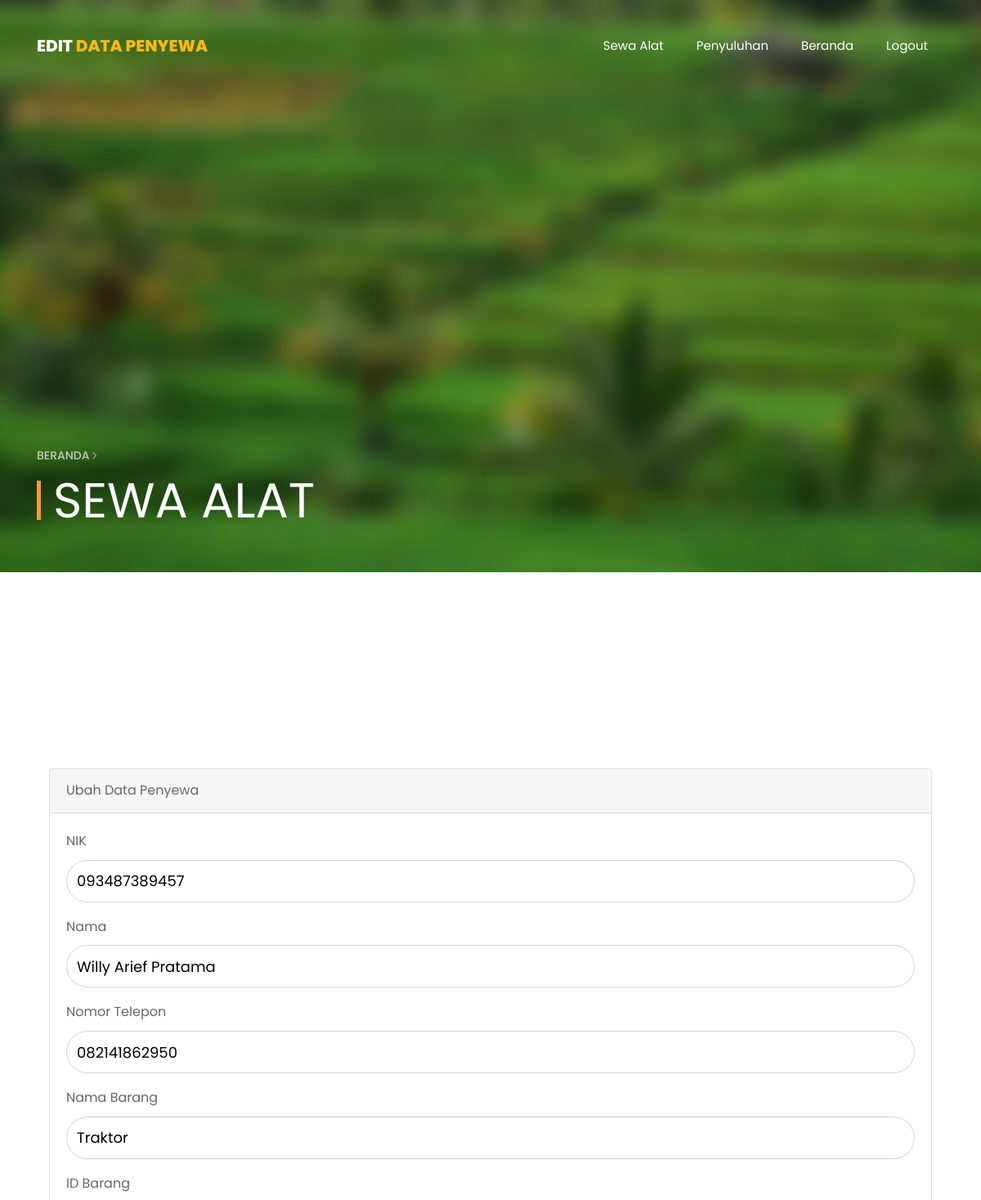
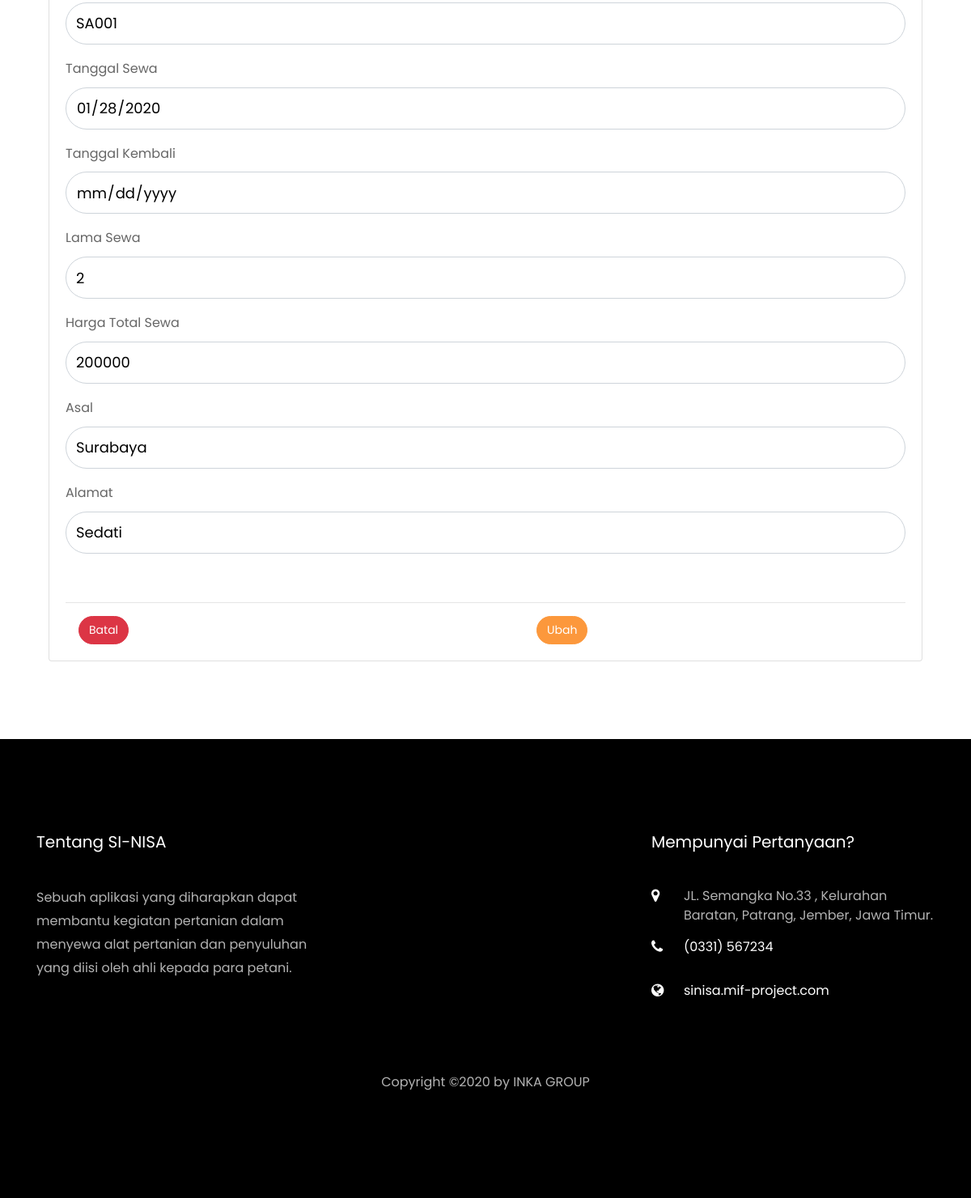
Screenshot of /sinisa/editpenyewa/093487389457 with the database file from the repository (2 pictures, top to bottom).
### tables this page shows
CREATE TABLE `sewa` (
  `nik` varchar(20) NOT NULL,
  `nama` varchar(50) NOT NULL,
  `no_telepon` varchar(14) NOT NULL,
  `nama_barang` varchar(20) NOT NULL,
  `id_barang` varchar(5) NOT NULL,
  `tanggal_sewa` date NOT NULL,
  `tanggal_kembali` date NOT NULL,
  `jumlah_hari` int(11) NOT NULL,
  `harga_sewa` int(11) NOT NULL,
  `asal` varchar(30) NOT NULL,
  `alamat` varchar(50) NOT NULL
);

### application/controllers/sinisa.php (called while the page is built, shortened)
<?php
class sinisa extends CI_Controller {
	function __construct(){
		$this->load->model('sinisa_model');
	}
	public function editpenyewa($nik){
		$where = array('nik' => $nik);
		$data['user'] = $this->sinisa_model->editdatapenyewa($where, 'sewa')->row_array();
		$this->load->view('crud/edit_penyewa', $data);
	}
}

### index.php (called while the page is built, shortened)
<?php
require_once BASEPATH.'core/CodeIgniter.php';

### application/models/sinisa_model.php (called while the page is built, shortened)
<?php
class sinisa_model extends CI_Model{
	function editdatapenyewa($where,$table){
		return $this->db->get_where($table, $where);
	}
}
?>

### application/views/crud/edit_penyewa.php (the view, shortened to what this page needs)
<!DOCTYPE html>
<html lang="en">
  <head>
    <link rel="stylesheet" href="<?php echo base_url();?>assets/asewa/css/open-iconic-bootstrap.min.css">
    <link rel="stylesheet" href="<?php echo base_url();?>assets/asewa/css/animate.css">
    <link rel="stylesheet" href="<?php echo base_url();?>assets/asewa/css/owl.carousel.min.css">
    <link rel="stylesheet" href="<?php echo base_url();?>assets/asewa/css/owl.theme.default.min.css">
    <link rel="stylesheet" href="<?php echo base_url();?>assets/asewa/css/magnific-popup.css">
    <link rel="stylesheet" href="<?php echo base_url();?>assets/asewa/css/aos.css">
    <link rel="stylesheet" href="<?php echo base_url();?>assets/asewa/css/ionicons.min.css">
    <link rel="stylesheet" href="<?php echo base_url();?>assets/asewa/css/bootstrap-datepicker.css">
    <link rel="stylesheet" href="<?php echo base_url();?>assets/asewa/css/jquery.timepicker.css">
    <link rel="stylesheet" href="<?php echo base_url();?>assets/asewa/css/flaticon.css">
    <link rel="stylesheet" href="<?php echo base_url();?>assets/asewa/css/icomoon.css">
    <link rel="stylesheet" href="<?php echo base_url();?>assets/asewa/css/style.css">
  </head>
  <body>
  <nav class="navbar navbar-expand-lg navbar-dark ftco_navbar bg-dark ftco-navbar-light" id="ftco-navbar">
      <div class="container">
        <a class="navbar-brand" href="">Edit <span>Data Penyewa</span></a>
        <div class="collapse navbar-collapse" id="ftco-nav">
          <ul class="navbar-nav ml-auto">
            <li class="nav-item"><a href="<?php echo base_url();?>sinisa/sewa" class="nav-link">Sewa Alat</a></li>
            <li class="nav-item"><a href="<?php echo base_url();?>sinisa/penyuluhan" class="nav-link">Penyuluhan</a></li>
            <li class="nav-item"><a href="<?php echo base_url();?>sinisa/index" class="nav-link">Beranda</a></li>
            <li class="nav-item"><a href="<?php echo base_url('login_controller/logout'); ?>" class="nav-link">Logout</a></li>
          </ul>
        </div>
      </div>
    </nav>
    <section class="hero-wrap hero-wrap-2 js-fullheight" style="background-image: url('<?php echo base_url();?>assets/aberanda/images/sawahblur.jpg');" data-stellar-background-ratio="0.5">
      <div class="overlay"></div>
        <div class="container">
          <div class="row no-gutters slider-text js-fullheight align-items-end justify-content-start">
            <div class="col-md-9 ftco-animate pb-5">
              <p class="breadcrumbs"><span class="mr-2"><a href="<?php echo base_url();?><?php echo base_url();?>sinisa/index">Beranda <i class="ion-ios-arrow-forward"></i></a></span></p>
              <h1 class="mb-3 bread">SEWA ALAT</h1>
            </div>
          </div>
        </div>
    </section>
    <section class="ftco-section">
    	<div class="container">
      <div class="row d-flex mb-5 contact-info justify-content-center">
            <div class="col-md-8">
          </div>
        </div>
        <div class="table-responsive">
        <div class="container">
          <div class="card card-login mx-auto mt-5">
            <div class="card-header">Ubah Data Penyewa</div>
              <div class="card-body">
                <form method="POST" action="<?php echo base_url('sinisa/updatedatapenyewa');?>">
                  <div class="form-group">
                      <label for="nik">NIK</label>
                      <input type="text" class="form-control rounded-pill" id="nik" name="nik" required readonly value="<?php echo $user['nik']; ?>">
                    </div>
                    <div class="form-group">
                      <label for="nama">Nama</label>
                      <input type="text" class="form-control rounded-pill" id="nama" name="nama" required value="<?php echo $user['nama']; ?>">
                    </div>
                    <div class="form-group">
                      <label for="no_telepon">Nomor Telepon</label>
                      <input type="text" class="form-control rounded-pill" id="no_telepon" name="no_telepon" required value="<?php echo $user['no_telepon']; ?>">
                    </div>
              <div class="form-group">
                      <label for="nama_barang">Nama Barang</label>
                      <input type="text" class="form-control rounded-pill" id="nama_barang" name="nama_barang" required readonly value="<?php echo $user['nama_barang']; ?>">
                    </div>
              <div class="form-group">
                      <label for="id_barang">ID Barang</label>
                      <input type="text" class="form-control rounded-pill" id="id_barang" name="id_barang" required readonly value="<?php echo $user['id_barang']; ?>">
                    </div>
              <div class="form-group">
                <label for="tanggal_sewa">Tanggal Sewa</label>
                        <div class="input-group">
                            <input id="tanggal_sewa" type="date" min="<?= date('Y-m-d'); ?>" max="" class="form-control rounded-pill" name="tanggal_sewa" required readonly value="<?php echo $user['tanggal_sewa']; ?>">
              </div>
              </div>
              <div class="form-group">
                <label for="tgl_kembali">Tanggal Kembali</label>
                        <div class="input-group">
                            <input id="tanggal_kembali" type="date" min="" max="" class="form-control rounded-pill" name="tgl_kembali" required readonly value="<?php echo $user['tanggal_kembali']; ?>">
               </div>
              </div>
              <div class="form-group">
                <label for="lama_sewa">Lama Sewa</label>
                  <input type="text" class="form-control rounded-pill" name="lama_sewa" id="lama_sewa" placeholder="Lama Sewa" required readonly value="<?php echo $user['jumlah_hari']; ?>">
              </div>
              <div class="form-group">
                <label for="harga_sewa">Harga Total Sewa</label>
                        <input type="text" class="form-control rounded-pill" name="harga_sewa" id="harga_sewa" placeholder="Harga Sewa" required readonly value="<?php echo $user['harga_sewa']; ?>">
              </div>
              <div class="form-group">
                      <label for="asal">Asal</label>
                      <input type="text" class="form-control rounded-pill" id="asal" name="asal" required value="<?php echo $user['asal']; ?>">
                    </div>
              <div class="form-group">
                      <label for="alamat">Alamat</label>
                      <input type="text" class="form-control rounded-pill" id="alamat" name="alamat" required value="<?php echo $user['alamat']; ?>">
                    </div>
                    <br><hr>
                    <div class="row">
                      <div class="left col-md-6">
                        <a href="<?php echo base_url('sinisa/daftar_penyewa'); ?>" class="btn btn-danger rounded-pill ml-3">Batal</a>
                      </div>
                    <div class="right col-md-6">
                      <button class="btn btn-primary rounded-pill ml-5" type="submit" name="submit">Ubah</button>
                    </div>
                  </div>
                </form>
              </div>
            </div>
          </div>
        </div>
      </div>
    </section>
    <footer class="ftco-footer ftco-bg-dark ftco-section">
      <div class="container">
        <div class="row mb-5">
          <div class="col-md">
            <div class="ftco-footer-widget mb-4">
              <h2 class="ftco-heading-2">Tentang SI-NISA</h2>
              <p>Sebuah aplikasi yang diharapkan dapat membantu kegiatan pertanian dalam menyewa alat pertanian dan penyuluhan yang diisi oleh ahli kepada para petani.</p>
            </div>
          </div>
          <div class="col-md"></div>
          <div class="col-md">
            <div class="ftco-footer-widget mb-4">
              <h2 class="ftco-heading-2">Mempunyai Pertanyaan?</h2>
              <div class="block-23 mb-3">
                <ul>
                  <li><span class="icon icon-map-marker"></span><span class="text">JL. Semangka No.33 , Kelurahan Baratan, Patrang, Jember, Jawa Timur.</span></li>
                  <li><a><span class="icon icon-phone"></span><span class="text"> (0331) 567234</span></a></li>
                  <li><a><span class="icon icon-globe"></span><span class="text">sinisa.mif-project.com</span></a></li>
                </ul>
              </div>
            </div>
          </div>
        </div>
        <div class="row">
          <div class="col-md-12 text-center">
            <p>
              Copyright &copy;<script>document.write(new Date().getFullYear());</script> by <a href="" target="_blank">INKA GROUP</a>
            </p>
          </div>
        </div>
      </div>
    </footer>
   </body>
</html>

### assets/asewa/css/icomoon.css (style rules this page uses)
[class^="icon-"], [class*=" icon-"] { font-family: 'icomoon' !important; speak: none; font-style: normal; font-weight: normal; font-variant: normal; text-transform: none; line-height: 1; -webkit-font-smoothing: antialiased; -moz-osx-font-smoothing: grayscale; }
.icon-map-marker:before { content: "\f041"; }
.icon-phone:before { content: "\f095"; }
.icon-globe:before { content: "\f0ac"; }

### rows the page displays
sewa: nik "093487389457", nama "Willy Arief Pratama", no_telepon "082141862950", nama_barang "Traktor", id_barang "SA001", tanggal_sewa "01/28/2020", lama_sewa "2", harga_sewa "200000", asal "Surabaya", alamat "Sedati"
